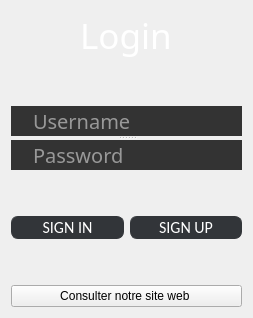
      <widget class="QWidget" name="loginPage">
       <property name="maximumSize">
        <size>
         <width>977</width>
         <height>16777215</height>
        </size>
       </property>
       <layout class="QHBoxLayout" name="horizontalLayout_93">
        <item>
         <layout class="QVBoxLayout" name="verticalLayout">
          <item alignment="Qt::AlignHCenter">
           <widget class="QLabel" name="label">
            <property name="font">
             <font>
              <family>Droid Sans</family>
              <pointsize>-1</pointsize>
             </font>
            </property>
            <property name="styleSheet">
             <string notr="true">text-align: center;
color: rgb(255, 255, 255);
margin: 0 auto;
font-size: 35px;
font-family: 'Droid Sans';</string>
            </property>
            <property name="text">
             <string>Login</string>
            </property>
           </widget>
          </item>
          <item>
           <spacer name="verticalSpacer_27">
            <property name="orientation">
             <enum>Qt::Vertical</enum>
            </property>
            <property name="sizeHint" stdset="0">
             <size>
              <width>20</width>
              <height>40</height>
             </size>
            </property>
           </spacer>
          </item>
          <item>
           <widget class="QSplitter" name="splitter">
            <property name="orientation">
             <enum>Qt::Vertical</enum>
            </property>
            <widget class="QLineEdit" name="usernameBox">
             <property name="palette">
              <palette>
               <active>
                <colorrole role="WindowText">
                 <brush brushstyle="SolidPattern">
                  <color alpha="255">
                   <red>254</red>
                   <green>254</green>
                   <blue>254</blue>
                  </color>
                 </brush>
                </colorrole>
                <colorrole role="Button">
                 <brush brushstyle="SolidPattern">
                  <color alpha="255">
                   <red>51</red>
                   <green>51</green>
                   <blue>51</blue>
                  </color>
                 </brush>
                </colorrole>
                <colorrole role="Text">
                 <brush brushstyle="SolidPattern">
                  <color alpha="255">
                   <red>254</red>
                   <green>254</green>
                   <blue>254</blue>
                  </color>
                 </brush>
                </colorrole>
                <colorrole role="ButtonText">
                 <brush brushstyle="SolidPattern">
                  <color alpha="255">
                   <red>254</red>
                   <green>254</green>
                   <blue>254</blue>
                  </color>
                 </brush>
                </colorrole>
                <colorrole role="Base">
                 <brush brushstyle="SolidPattern">
                  <color alpha="255">
                   <red>51</red>
                   <green>51</green>
                   <blue>51</blue>
                  </color>
                 </brush>
                </colorrole>
                <colorrole role="Window">
                 <brush brushstyle="SolidPattern">
                  <color alpha="255">
                   <red>51</red>
                   <green>51</green>
                   <blue>51</blue>
                  </color>
                 </brush>
                </colorrole>
                <colorrole role="PlaceholderText">
                 <brush brushstyle="NoBrush">
                  <color alpha="128">
                   <red>254</red>
                   <green>254</green>
                   <blue>254</blue>
                  </color>
                 </brush>
                </colorrole>
               </active>
               <inactive>
                <colorrole role="WindowText">
                 <brush brushstyle="SolidPattern">
                  <color alpha="255">
                   <red>254</red>
                   <green>254</green>
                   <blue>254</blue>
                  </color>
                 </brush>
                </colorrole>
                <colorrole role="Button">
                 <brush brushstyle="SolidPattern">
                  <color alpha="255">
                   <red>51</red>
                   <green>51</green>
                   <blue>51</blue>
                  </color>
                 </brush>
                </colorrole>
                <colorrole role="Text">
                 <brush brushstyle="SolidPattern">
                  <color alpha="255">
                   <red>254</red>
                   <green>254</green>
                   <blue>254</blue>
                  </color>
                 </brush>
                </colorrole>
                <colorrole role="ButtonText">
                 <brush brushstyle="SolidPattern">
                  <color alpha="255">
                   <red>254</red>
                   <green>254</green>
                   <blue>254</blue>
                  </color>
                 </brush>
                </colorrole>
                <colorrole role="Base">
                 <brush brushstyle="SolidPattern">
                  <color alpha="255">
                   <red>51</red>
                   <green>51</green>
                   <blue>51</blue>
                  </color>
                 </brush>
                </colorrole>
                <colorrole role="Window">
                 <brush brushstyle="SolidPattern">
                  <color alpha="255">
                   <red>51</red>
                   <green>51</green>
                   <blue>51</blue>
                  </color>
                 </brush>
                </colorrole>
                <colorrole role="PlaceholderText">
                 <brush brushstyle="NoBrush">
                  <color alpha="128">
                   <red>254</red>
                   <green>254</green>
                   <blue>254</blue>
                  </color>
                 </brush>
                </colorrole>
               </inactive>
               <disabled>
                <colorrole role="WindowText">
                 <brush brushstyle="SolidPattern">
                  <color alpha="255">
                   <red>254</red>
                   <green>254</green>
                   <blue>254</blue>
                  </color>
                 </brush>
                </colorrole>
                <colorrole role="Button">
                 <brush brushstyle="SolidPattern">
                  <color alpha="255">
                   <red>51</red>
                   <green>51</green>
                   <blue>51</blue>
                  </color>
                 </brush>
                </colorrole>
                <colorrole role="Text">
                 <brush brushstyle="SolidPattern">
                  <color alpha="255">
                   <red>254</red>
                   <green>254</green>
                   <blue>254</blue>
                  </color>
                 </brush>
                </colorrole>
                <colorrole role="ButtonText">
                 <brush brushstyle="SolidPattern">
                  <color alpha="255">
                   <red>254</red>
                   <green>254</green>
                   <blue>254</blue>
                  </color>
                 </brush>
                </colorrole>
                <colorrole role="Base">
                 <brush brushstyle="SolidPattern">
                  <color alpha="255">
                   <red>51</red>
                   <green>51</green>
                   <blue>51</blue>
                  </color>
                 </brush>
                </colorrole>
                <colorrole role="Window">
                 <brush brushstyle="SolidPattern">
                  <color alpha="255">
                   <red>51</red>
                   <green>51</green>
                   <blue>51</blue>
                  </color>
                 </brush>
                </colorrole>
                <colorrole role="PlaceholderText">
                 <brush brushstyle="NoBrush">
                  <color alpha="128">
                   <red>254</red>
                   <green>254</green>
                   <blue>254</blue>
                  </color>
                 </brush>
                </colorrole>
               </disabled>
              </palette>
             </property>
             <property name="font">
              <font>
               <family>Quicksand SemiBold</family>
               <pointsize>15</pointsize>
               <kerning>true</kerning>
              </font>
             </property>
             <property name="layoutDirection">
              <enum>Qt::LeftToRight</enum>
             </property>
             <property name="styleSheet">
              <string notr="true">padding-left: 20px;
padding-right: 20px;
border-radius: 20px;
background: #333;
color: #fefefe;</string>
             </property>
             <property name="text">
              <string/>
             </property>
             <property name="frame">
              <bool>false</bool>
             </property>
             <property name="cursorPosition">
              <number>0</number>
             </property>
             <property name="placeholderText">
              <string>Username</string>
             </property>
            </widget>
            <widget class="QLineEdit" name="passwordBox">
             <property name="palette">
              <palette>
               <active>
                <colorrole role="WindowText">
                 <brush brushstyle="SolidPattern">
                  <color alpha="255">
                   <red>254</red>
                   <green>254</green>
                   <blue>254</blue>
                  </color>
                 </brush>
                </colorrole>
                <colorrole role="Button">
                 <brush brushstyle="SolidPattern">
                  <color alpha="255">
                   <red>51</red>
                   <green>51</green>
                   <blue>51</blue>
                  </color>
                 </brush>
                </colorrole>
                <colorrole role="Text">
                 <brush brushstyle="SolidPattern">
                  <color alpha="255">
                   <red>254</red>
                   <green>254</green>
                   <blue>254</blue>
                  </color>
                 </brush>
                </colorrole>
                <colorrole role="ButtonText">
                 <brush brushstyle="SolidPattern">
                  <color alpha="255">
                   <red>254</red>
                   <green>254</green>
                   <blue>254</blue>
                  </color>
                 </brush>
                </colorrole>
                <colorrole role="Base">
                 <brush brushstyle="SolidPattern">
                  <color alpha="255">
                   <red>51</red>
                   <green>51</green>
                   <blue>51</blue>
                  </color>
                 </brush>
                </colorrole>
                <colorrole role="Window">
                 <brush brushstyle="SolidPattern">
                  <color alpha="255">
                   <red>51</red>
                   <green>51</green>
                   <blue>51</blue>
                  </color>
                 </brush>
                </colorrole>
                <colorrole role="PlaceholderText">
                 <brush brushstyle="NoBrush">
                  <color alpha="128">
                   <red>254</red>
                   <green>254</green>
                   <blue>254</blue>
                  </color>
                 </brush>
                </colorrole>
               </active>
               <inactive>
                <colorrole role="WindowText">
                 <brush brushstyle="SolidPattern">
                  <color alpha="255">
                   <red>254</red>
                   <green>254</green>
                   <blue>254</blue>
                  </color>
                 </brush>
                </colorrole>
                <colorrole role="Button">
                 <brush brushstyle="SolidPattern">
                  <color alpha="255">
                   <red>51</red>
                   <green>51</green>
                   <blue>51</blue>
                  </color>
                 </brush>
                </colorrole>
                <colorrole role="Text">
                 <brush brushstyle="SolidPattern">
                  <color alpha="255">
                   <red>254</red>
                   <green>254</green>
                   <blue>254</blue>
                  </color>
                 </brush>
                </colorrole>
                <colorrole role="ButtonText">
                 <brush brushstyle="SolidPattern">
                  <color alpha="255">
                   <red>254</red>
                   <green>254</green>
                   <blue>254</blue>
                  </color>
                 </brush>
                </colorrole>
                <colorrole role="Base">
                 <brush brushstyle="SolidPattern">
                  <color alpha="255">
                   <red>51</red>
                   <green>51</green>
                   <blue>51</blue>
                  </color>
                 </brush>
                </colorrole>
                <colorrole role="Window">
                 <brush brushstyle="SolidPattern">
                  <color alpha="255">
                   <red>51</red>
                   <green>51</green>
                   <blue>51</blue>
                  </color>
                 </brush>
                </colorrole>
                <colorrole role="PlaceholderText">
                 <brush brushstyle="NoBrush">
                  <color alpha="128">
                   <red>254</red>
                   <green>254</green>
                   <blue>254</blue>
                  </color>
                 </brush>
                </colorrole>
               </inactive>
               <disabled>
                <colorrole role="WindowText">
                 <brush brushstyle="SolidPattern">
                  <color alpha="255">
                   <red>254</red>
                   <green>254</green>
                   <blue>254</blue>
                  </color>
                 </brush>
                </colorrole>
                <colorrole role="Button">
                 <brush brushstyle="SolidPattern">
                  <color alpha="255">
                   <red>51</red>
                   <green>51</green>
                   <blue>51</blue>
                  </color>
                 </brush>
                </colorrole>
                <colorrole role="Text">
                 <brush brushstyle="SolidPattern">
                  <color alpha="255">
                   <red>254</red>
                   <green>254</green>
                   <blue>254</blue>
                  </color>
                 </brush>
                </colorrole>
                <colorrole role="ButtonText">
                 <brush brushstyle="SolidPattern">
                  <color alpha="255">
                   <red>254</red>
                   <green>254</green>
                   <blue>254</blue>
                  </color>
                 </brush>
                </colorrole>
                <colorrole role="Base">
                 <brush brushstyle="SolidPattern">
                  <color alpha="255">
                   <red>51</red>
                   <green>51</green>
                   <blue>51</blue>
                  </color>
                 </brush>
                </colorrole>
                <colorrole role="Window">
                 <brush brushstyle="SolidPattern">
                  <color alpha="255">
                   <red>51</red>
                   <green>51</green>
                   <blue>51</blue>
                  </color>
                 </brush>
                </colorrole>
                <colorrole role="PlaceholderText">
                 <brush brushstyle="NoBrush">
                  <color alpha="128">
                   <red>254</red>
                   <green>254</green>
                   <blue>254</blue>
                  </color>
                 </brush>
                </colorrole>
               </disabled>
              </palette>
             </property>
             <property name="font">
              <font>
               <family>Quicksand SemiBold</family>
               <pointsize>15</pointsize>
               <kerning>true</kerning>
              </font>
             </property>
             <property name="layoutDirection">
              <enum>Qt::LeftToRight</enum>
             </property>
             <property name="styleSheet">
              <string notr="true">padding-left: 20px;
padding-right: 20px;
border-radius: 20px;
background: #333;
color: #fefefe;</string>
             </property>
             <property name="inputMethodHints">
              <set>Qt::ImhHiddenText|Qt::ImhNoAutoUppercase|Qt::ImhNoPredictiveText|Qt::ImhSensitiveData</set>
             </property>
             <property name="inputMask">
              <string/>
             </property>
             <property name="text">
              <string/>
             </property>
             <property name="frame">
              <bool>false</bool>
             </property>
             <property name="echoMode">
              <enum>QLineEdit::Password</enum>
             </property>
             <property name="cursorPosition">
              <number>0</number>
             </property>
             <property name="placeholderText">
              <string>Password</string>
             </property>
            </widget>
           </widget>
          </item>
          <item>
           <spacer name="verticalSpacer_28">
            <property name="orientation">
             <enum>Qt::Vertical</enum>
            </property>
            <property name="sizeHint" stdset="0">
             <size>
              <width>20</width>
              <height>40</height>
             </size>
            </property>
           </spacer>
          </item>
          <item>
           <layout class="QHBoxLayout" name="horizontalLayout_64">
            <item>
             <widget class="QPushButton" name="loginButton">
              <property name="styleSheet">
               <string notr="true">QPushButton
{
	background-color:rgb(50, 53, 57);
	border-style:solid;
	border-radius:7px;
	border-width:1px;
border-color: rgb(50, 53, 57);
	color:#ffffff;
	font-size:16px;
font-family:Calibri;
}

QPushButton:hover
{
	background-color: #00000000;
	border-color: rgb(30, 227, 0);
	/*color:rgb(30, 227, 0);*/
}

QPushButton:focus
{
	background-color:  rgb(30, 227, 0);
	border-color: rgba(30, 227, 0,0);
	color:rgb(255, 255, 255);
}
</string>
              </property>
              <property name="text">
               <string>SIGN IN</string>
              </property>
             </widget>
            </item>
            <item>
             <widget class="QPushButton" name="regButton">
              <property name="styleSheet">
               <string notr="true">QPushButton
{
	background-color:rgb(50, 53, 57);
	border-style:solid;
	border-radius:7px;
	border-width:1px;
border-color: rgb(50, 53, 57);
	color:#ffffff;
	font-size:16px;
font-family:Calibri;
}

QPushButton:hover
{
	background-color: #00000000;
	border-color:red;
	/*color:rgb(30, 227, 0);*/
}

QPushButton:focus
{
	background-color:  red;
	border-color: red;
	color:rgb(255, 255, 255);
}
</string>
              </property>
              <property name="text">
               <string>SIGN UP</string>
              </property>
             </widget>
            </item>
           </layout>
          </item>
          <item>
           <widget class="QLabel" name="label_7">
            <property name="styleSheet">
             <string notr="true">border-radius: 64px;
background-image: url(:/user.png);</string>
            </property>
            <property name="text">
             <string/>
            </property>
           </widget>
          </item>
          <item>
           <widget class="QLabel" name="loginLabel">
            <property name="styleSheet">
             <string notr="true">color: #fefefe;</string>
            </property>
            <property name="text">
             <string/>
            </property>
           </widget>
          </item>
          <item>
           <widget class="QPushButton" name="pushButton_7">
            <property name="text">
             <string>Consulter notre site web </string>
            </property>
           </widget>
          </item>
         </layout>
        </item>
       </layout>
      </widget>
